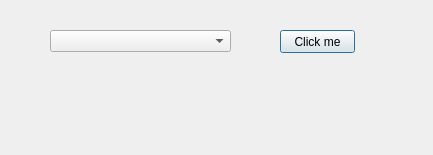
<?xml version="1.0" encoding="UTF-8"?>
<ui version="4.0">
 <class>Class19Class</class>
 <widget class="QDialog" name="Class19Class">
  <property name="geometry">
   <rect>
    <x>0</x>
    <y>0</y>
    <width>433</width>
    <height>155</height>
   </rect>
  </property>
  <property name="windowTitle">
   <string>Class19</string>
  </property>
  <widget class="QComboBox" name="comboBox">
   <property name="geometry">
    <rect>
     <x>50</x>
     <y>30</y>
     <width>181</width>
     <height>22</height>
    </rect>
   </property>
  </widget>
  <widget class="QPushButton" name="pushButton">
   <property name="geometry">
    <rect>
     <x>280</x>
     <y>30</y>
     <width>75</width>
     <height>23</height>
    </rect>
   </property>
   <property name="text">
    <string>Click me</string>
   </property>
  </widget>
 </widget>
 <layoutdefault spacing="6" margin="11"/>
 <resources>
  <include location="class19.qrc"/>
 </resources>
 <connections/>
</ui>
